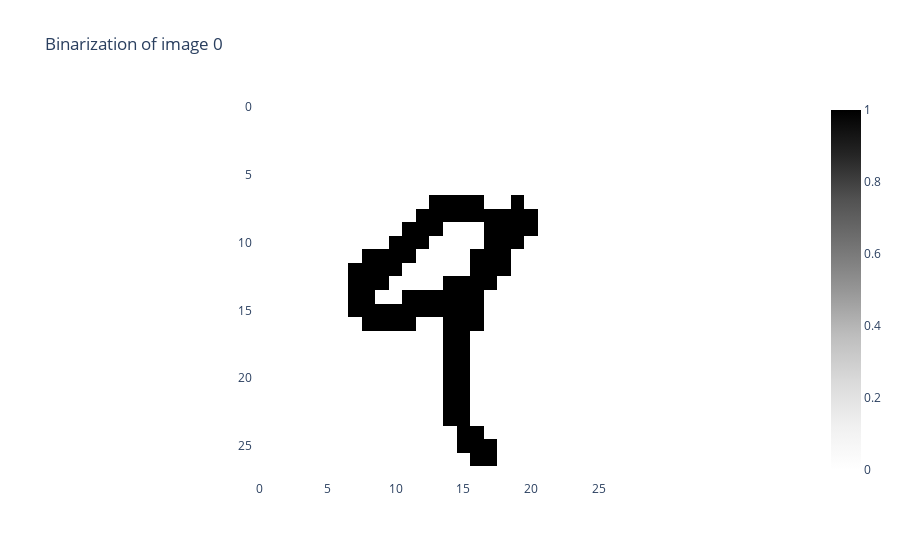

Notebook cell for this chart:
### Markdown cell above
## $\bullet$ Binarizing a Sample of the Data Sample

### Code cell
from gtda.images import Binarizer

# Pick out index of first 8 image
im8_idx = np.flatnonzero(y == "9")[0]
# Reshape to (n_samples, n_pixels_x, n_pixels_y) format
im8 = X[im8_idx][None, :, :]
im8 = 1/255*im8
binarizer = Binarizer(threshold= 0.45)
im8_binarized = binarizer.fit_transform(im8)

binarizer.plot(im8_binarized)

### Figure 1 — Plotly figure (JSON) as saved in the notebook; plotly's stock layout.template omitted (floating-point values rounded to 4 significant figures; data arrays with more than 128 entries replaced by an {"elided": "..."} marker saying what was removed)
{"data": [{"colorscale": [[0, "rgb(255,255,255)"], [0.125, "rgb(240,240,240)"], [0.25, "rgb(217,217,217)"], [0.375, "rgb(189,189,189)"], [0.5, "rgb(150,150,150)"], [0.625, "rgb(115,115,115)"], [0.75, "rgb(82,82,82)"], [0.875, "rgb(37,37,37)"], [1, "rgb(0,0,0)"]], "type": "heatmap", "z": {"elided": "28x28 int values"}}], "layout": {"plot_bgcolor": "white", "title": {"text": "Binarization of image 0"}, "xaxis": {"constrain": "domain", "scaleanchor": "y"}, "yaxis": {"autorange": "reversed", "constrain": "domain"}}}
